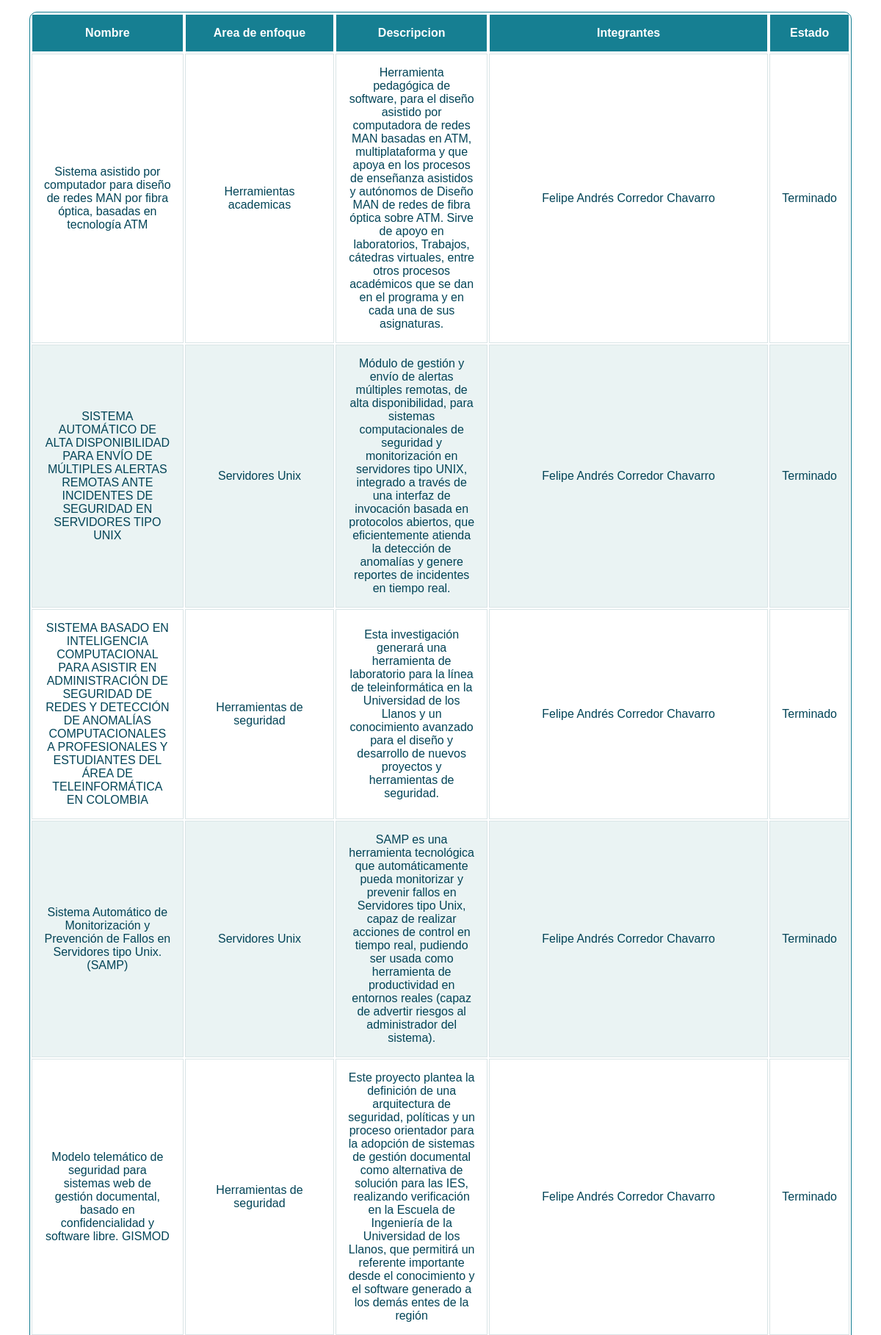
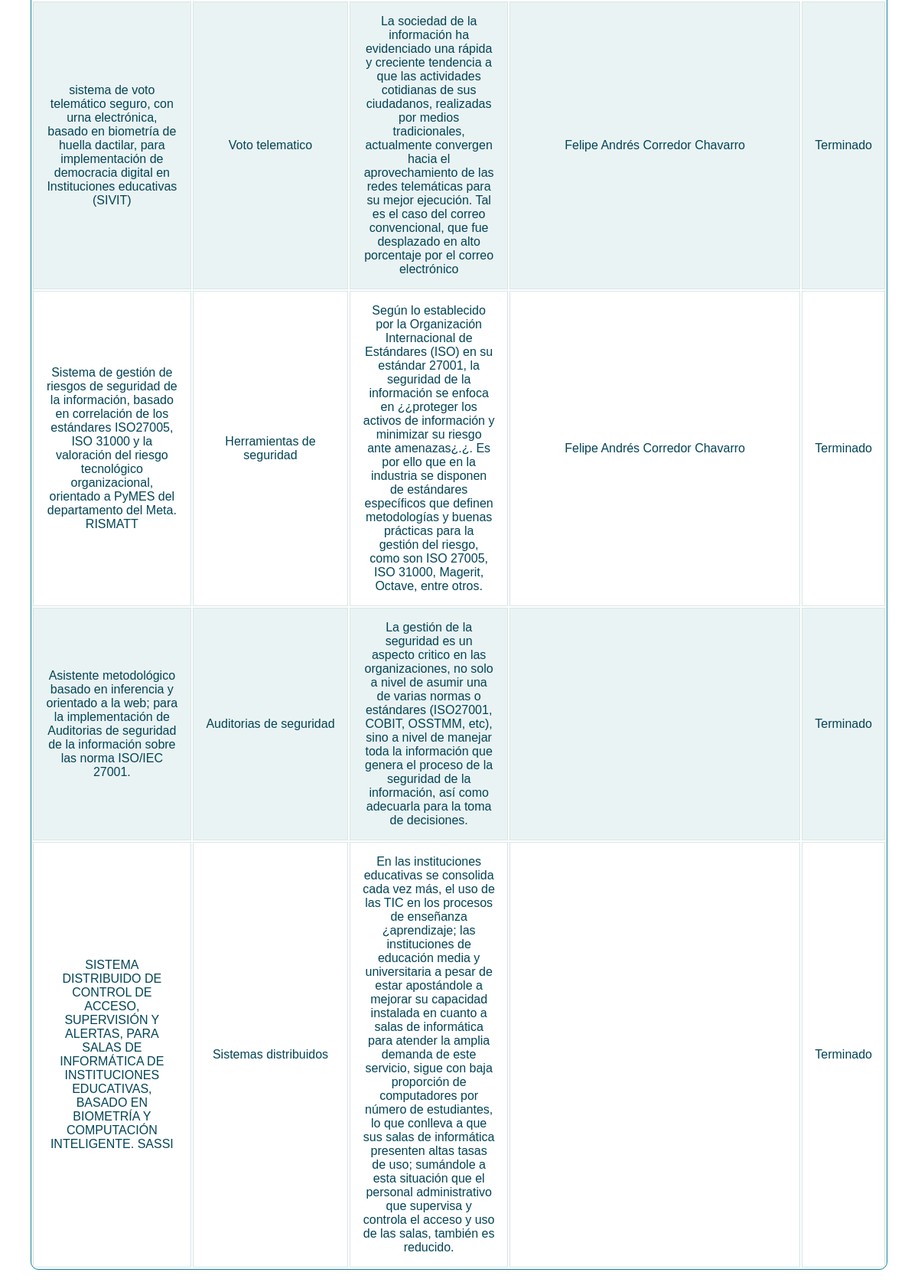
The page /tablas/t_proyectos.php on the database its author committed (2 pictures, top to bottom).
### tables this page shows
CREATE TABLE `t03proyectos` (
  `t03id` int(11) NOT NULL,
  `t03nombre` varchar(256) NOT NULL,
  `t03areadeenfoque` varchar(256) NOT NULL,
  `t03descripcion` varchar(1024) NOT NULL,
  `t03estado` int(10) NOT NULL,
  `t03imagen` varchar(256) NOT NULL,
  `t03linea` varchar(255) NOT NULL,
  `t03anio` int(10) NOT NULL
);

CREATE TABLE `t01miembros` (
  `t01id` int(11) NOT NULL,
  `t01nombres` varchar(256) NOT NULL,
  `t01apellidos` varchar(256) NOT NULL,
  `t01descripcion` varchar(555) DEFAULT NULL,
  `t01correo` varchar(256) NOT NULL,
  `t01celular` varchar(256) NOT NULL,
  `t01foto` varchar(256) NOT NULL,
  `t01estado` int(3) NOT NULL,
  `t01CvLAC` varchar(256) NOT NULL,
  `t01GrupLAC` varchar(256) NOT NULL
);

### tablas/t_proyectos.php (the view, shortened to what this page needs)
<!DOCTYPE html>
<html >
<head>
  <link rel="stylesheet" href="https://cdnjs.cloudflare.com/ajax/libs/normalize/5.0.0/normalize.min.css">
  <link rel="stylesheet" href="css/style.css">
</head>
<body>
<div class="container">
  <table class="table table-responsive table-bordered responstable">
    <tr>
      <th class="conf2">Nombre</th>
      <th class="conf2">Area de enfoque</th>
      <th class="conf2">Descripcion</th>
      <th class="conf">Integrantes</th>
      <th class="conf2">Estado</th>
    </tr>
    <?php
      $enlace = mysqli_connect("localhost", "root", "", "db_cyseth");
      $consulta = "select * from t03proyectos";
      $resultado = mysqli_query($enlace, $consulta);
      while($datos = mysqli_fetch_array($resultado)){
        $opc = $datos["t03estado"];
        $esta = "Activo";
        if($opc == 2){
            $esta = "Terminado";
        }
    ?>
    <tr>
      <td class="conf2"><?php echo $datos["t03nombre"]; ?></td>
      <td class="conf2"><?php echo $datos["t03areadeenfoque"]; ?></td>
      <td class="conf2"><?php echo $datos["t03descripcion"]; ?></td>
      <td class="conf">
      <?php
        $int = $datos["t03id"];
        $consulta2 = "select m.t01nombres, m.t01apellidos from t01miembros as m, t03_t01 as t where t.t01id = m.t01id and t.t03id = '$int'";
        $resultado2 = mysqli_query($enlace, $consulta2);
        while($datos2 = mysqli_fetch_array($resultado2)){
          echo $datos2["t01nombres"];
          echo $datos2["t01apellidos"];
          ?>
          <br>
          <?php
        }
      ?>
      </td>
      <td class="conf2"><?php echo $esta; ?></td>
    </tr>
    <?php
      }
    ?>
  </table>
</div>
</body>
</html>

### tablas/css/style.css (style rules this page uses)
.responstable { margin: 1em 0; width: 100%; overflow: hidden; background: #FFF; color: #024457; border-radius: 10px; border: 1px solid #167F92; }
.responstable tr { border: 1px solid #D9E4E6; }
.responstable tr:nth-child(odd) { background-color: #EAF3F3; }
.responstable th { display: none; border: 1px solid #FFF; background-color: #167F92; color: #FFF; padding: 1em; }
.responstable th:first-child { display: table-cell; text-align: center; }
.responstable th:nth-child(2) { display: table-cell; }
.responstable th:nth-child(2):after { content: attr(data-th); }
@media (min-width: 480px) { .responstable th:nth-child(2):after { display: none; } }
.responstable td { display: block; word-wrap: break-word; max-width: 7em; }
.responstable td:first-child { display: table-cell; text-align: center; border-right: 1px solid #D9E4E6; }
@media (min-width: 480px) { .responstable td { border: 1px solid #D9E4E6; } }
.responstable th, .responstable td { text-align: left; margin: .5em 1em; }
@media (min-width: 480px) { .responstable th, .responstable td { display: table-cell; padding: 1em; } }
body { padding: 0 2em; font-family: Arial, sans-serif; color: #024457; }
th.conf { width: 44%; text-align: center; }
td.conf { width: 44%; text-align: center; }
th.conf2 { width: 20%; text-align: center; }
td.conf2 { width: 20%; text-align: center; }

### rows shown on the page
t03proyectos: t03nombre "Sistema asistido por computador para diseño de redes MAN por fibra óptica, basadas en tecnología ATM", t03areadeenfoque "Herramientas academicas", t03descripcion "Herramienta pedagógica de software, para el diseño asistido por computadora de redes MAN basadas en ATM, multiplataforma y que apoya en los procesos de enseñanza asistidos y autónomos de Diseño MAN de redes de fibra óptica sobre ATM. Sirve de apoyo en laboratorios, Trabajos, cátedras virtuales, entre otros procesos académicos que se dan en el programa y en cada una de sus asignaturas.", t03estado "Terminado"
t01miembros: t01nombres "Felipe Andrés", t01apellidos "Corredor Chavarro"
t03proyectos: t03nombre "SISTEMA AUTOMÁTICO DE ALTA DISPONIBILIDAD PARA ENVÍO DE MÚLTIPLES ALERTAS REMOTAS ANTE INCIDENTES DE SEGURIDAD EN SERVIDORES TIPO UNIX", t03areadeenfoque "Servidores Unix", t03descripcion "Módulo de gestión y envío de alertas múltiples remotas, de alta disponibilidad, para sistemas computacionales de seguridad y monitorización en servidores tipo UNIX, integrado a través de una interfaz de invocación basada en protocolos abiertos, que eficientemente atienda la detección de anomalías y genere reportes de incidentes en tiempo real.", t03estado "Terminado"
t03proyectos: t03nombre "SISTEMA BASADO EN INTELIGENCIA COMPUTACIONAL PARA ASISTIR EN ADMINISTRACIÓN DE SEGURIDAD DE REDES Y DETECCIÓN DE ANOMALÍAS COMPUTACIONALES A PROFESIONALES Y ESTUDIANTES DEL ÁREA DE TELEINFORMÁTICA EN COLOMBIA", t03areadeenfoque "Herramientas de seguridad", t03descripcion "Esta investigación generará una herramienta de laboratorio para la línea de teleinformática en la Universidad de los Llanos y un conocimiento avanzado para el diseño y desarrollo de nuevos proyectos y herramientas de seguridad.", t03estado "Terminado"
t03proyectos: t03nombre "Sistema Automático de Monitorización y Prevención de Fallos en Servidores tipo Unix. (SAMP)", t03areadeenfoque "Servidores Unix", t03descripcion "SAMP es una herramienta tecnológica que automáticamente pueda monitorizar y prevenir fallos en Servidores tipo Unix, capaz de realizar acciones de control en tiempo real, pudiendo ser usada como herramienta de productividad en entornos reales (capaz de advertir riesgos al administrador del sistema).", t03estado "Terminado"
t03proyectos: t03nombre "Modelo telemático de seguridad para sistemas web de gestión documental, basado en confidencialidad y software libre. GISMOD", t03areadeenfoque "Herramientas de seguridad", t03descripcion "Este proyecto plantea la definición de una arquitectura de seguridad, políticas y un proceso orientador para la adopción de sistemas de gestión documental como alternativa de solución para las IES, realizando verificación en la Escuela de Ingeniería de la Universidad de los Llanos, que permitirá un referente importante desde el conocimiento y el software generado a los demás entes de la región", t03estado "Terminado"
t03proyectos: t03nombre "sistema de voto telemático seguro, con urna electrónica, basado en biometría de huella dactilar, para implementación de democracia digital en Instituciones educativas (SIVIT)", t03areadeenfoque "Voto telematico", t03descripcion "La sociedad de la información ha evidenciado una rápida y creciente tendencia a que las actividades cotidianas de sus ciudadanos, realizadas por medios tradicionales, actualmente convergen hacia el aprovechamiento de las redes telemáticas para su mejor ejecución. Tal es el caso del correo convencional, que fue desplazado en alto porcentaje por el correo electrónico", t03estado "Terminado"
t03proyectos: t03nombre "Sistema de gestión de riesgos de seguridad de la información, basado en correlación de los estándares ISO27005, ISO 31000 y la valoración del riesgo tecnológico organizacional, orientado a PyMES del departamento del Meta. RISMATT", t03areadeenfoque "Herramientas de seguridad", t03descripcion "Según lo establecido por la Organización Internacional de Estándares (ISO) en su estándar 27001, la seguridad de la información se enfoca en ¿¿proteger los activos de información y minimizar su riesgo ante amenazas¿.¿. Es por ello que en la industria se disponen de estándares específicos que definen metodologías y buenas prácticas para la gestión del riesgo, como son ISO 27005, ISO 31000, Magerit, Octave, entre otros.", t03estado "Terminado"
t03proyectos: t03nombre "Asistente metodológico basado en inferencia y orientado a la web; para la implementación de Auditorias de seguridad de la información sobre las norma ISO/IEC 27001.", t03areadeenfoque "Auditorias de seguridad", t03descripcion "La gestión de la seguridad es un aspecto critico en las organizaciones, no solo a nivel de asumir una de varias normas o estándares (ISO27001, COBIT, OSSTMM, etc), sino a nivel de manejar toda la información que genera el proceso de la seguridad de la información, así como adecuarla para la toma de decisiones.", t03estado "Terminado"
t03proyectos: t03nombre "SISTEMA DISTRIBUIDO DE CONTROL DE ACCESO, SUPERVISIÓN Y ALERTAS, PARA SALAS DE INFORMÁTICA DE INSTITUCIONES EDUCATIVAS, BASADO EN BIOMETRÍA Y COMPUTACIÓN INTELIGENTE. SASSI", t03areadeenfoque "Sistemas distribuidos", t03descripcion "En las instituciones educativas se consolida cada vez más, el uso de las TIC en los procesos de enseñanza ¿aprendizaje; las instituciones de educación media y universitaria a pesar de estar apostándole a mejorar su capacidad instalada en cuanto a salas de informática para atender la amplia demanda de este servicio, sigue con baja proporción de computadores por número de estudiantes, lo que conlleva a que sus salas de informática presenten altas tasas de uso; sumándole a esta situación que el personal administrativo que supervisa y controla el acceso y uso de las salas, también es reducido.", t03estado "Terminado"
